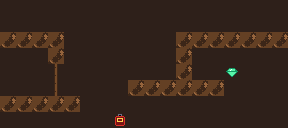

This game map was drawn from its Tiled (.tmx) file and the tilesets committed beside it. A one-line description and the full map source follow:
An orthogonal 18x8 tile map with 16x16 px tiles, 1 tile layer (Tiles).

<map version="1.10" tiledversion="1.11.2" orientation="orthogonal" renderorder="right-down" width="18" height="8" tilewidth="16" tileheight="16" infinite="0" nextlayerid="4" nextobjectid="1">
  <properties>
    <property name="tier" value="0" type="int" />
    <property name="name" value="chunk00" />
  </properties>
  <tileset firstgid="1" source="../cells.tsx" />
  <layer id="1" name="Tiles" width="18" height="8">
    <data encoding="csv">
1,1,1,1,1,1,1,1,1,1,1,1,1,1,1,1,1,1,
1,1,1,1,1,1,1,1,1,1,1,1,1,1,1,1,1,1,
2,2,2,2,1,1,1,1,1,1,1,2,2,2,2,2,2,2,
1,1,1,2,1,1,1,1,1,1,1,2,1,1,1,1,1,1,
1,1,1,13,1,1,1,1,1,1,1,2,1,1,7,1,1,1,
1,1,1,13,1,1,1,1,2,2,2,2,2,2,1,1,1,1,
2,2,2,2,2,1,1,1,1,1,1,1,1,1,1,1,1,1,
1,1,1,1,1,1,1,9,1,1,1,1,1,1,1,1,1,1
</data>
  </layer>
</map>
